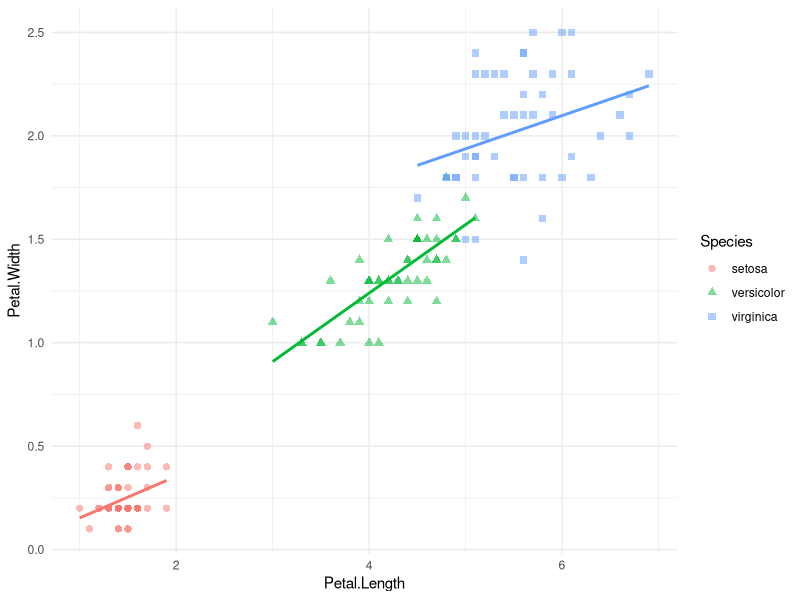

Here is the R script that generated this plot:
library(ggplot2)
core_plot <- ggplot( data = iris, aes(x = Petal.Length, y = Petal.Width, 
                                      colour = Species, shape = Species, fill = Species)) +
  geom_point(alpha = .5, stroke = 1.5) +
  geom_smooth(method = 'lm', se = F, show.legend = F) +
  theme_minimal()
core_plot 